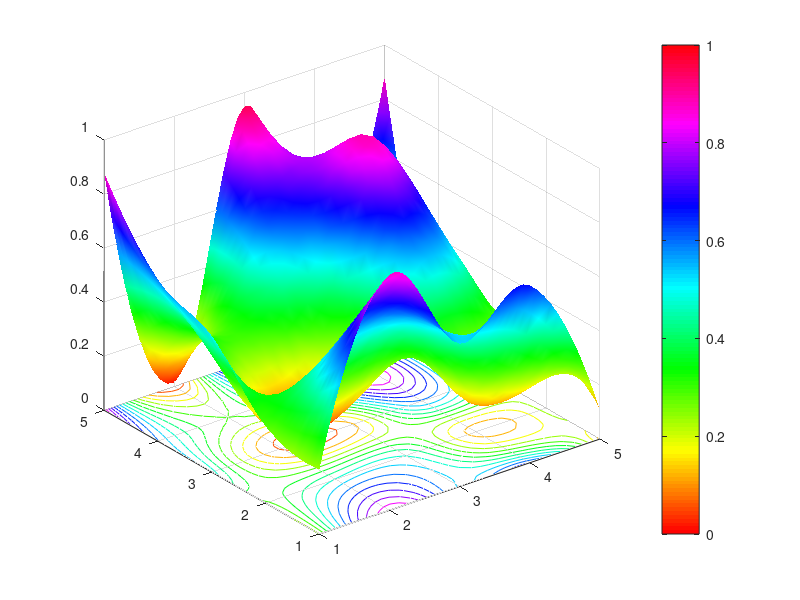

The MATLAB script that drew this image:
Z0 = rand(5,5);
[X0,Y0] = meshgrid(1:5,1:5);
%figure;
%surf(X0,Y0,Z0);
[X1,Y1] = meshgrid(1:.1:5,1:.1:5);
Z1 = interp2(X0,Y0,Z0,X1,Y1,'cubic');
figure;
surf(X1,Y1,Z1);
colormap(hsv(128));
shading interp;
hold on;
contour(X1,Y1,Z1,15);
colorbar;
caxis([0 1]);
